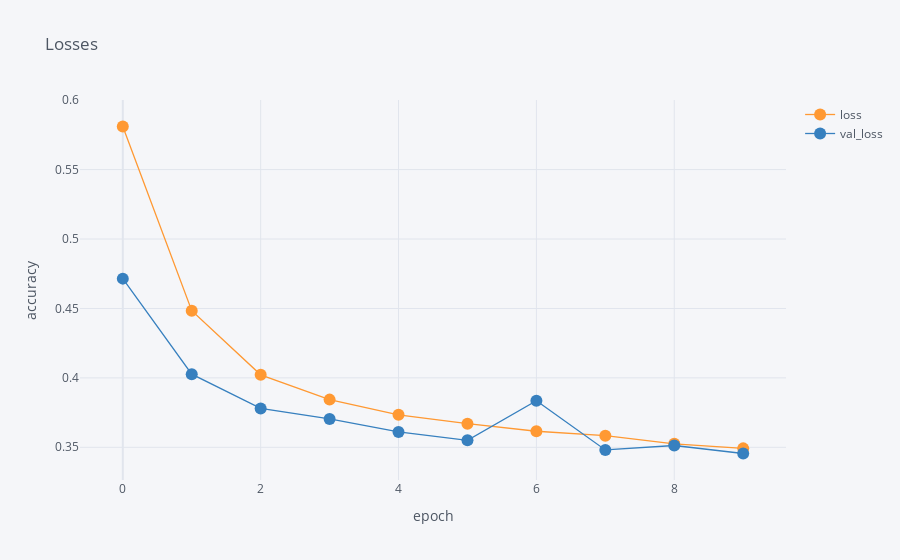

Write notebook code for a chart like this one.
### Code cell
df[['epoch', 'loss', 'val_loss']].iplot(
    x='epoch',
    mode='lines+markers',
    xTitle='epoch',
    yTitle='accuracy', 
    title='Losses'
)

### Figure 1 — Plotly figure (JSON) as saved in the notebook; plotly's stock layout.template omitted (floating-point values rounded to 4 significant figures)
{"data": [{"line": {"color": "rgba(255, 153, 51, 1.0)", "dash": "solid", "shape": "linear", "width": 1.3}, "marker": {"size": 12, "symbol": "circle"}, "mode": "lines+markers", "name": "loss", "text": "", "type": "scatter", "x": [0, 1, 2, 3, 4, 5, 6, 7, 8, 9], "y": [0.581, 0.4484, 0.4022, 0.3843, 0.3734, 0.367, 0.3616, 0.3583, 0.3525, 0.3492]}, {"line": {"color": "rgba(55, 128, 191, 1.0)", "dash": "solid", "shape": "linear", "width": 1.3}, "marker": {"size": 12, "symbol": "circle"}, "mode": "lines+markers", "name": "val_loss", "text": "", "type": "scatter", "x": [0, 1, 2, 3, 4, 5, 6, 7, 8, 9], "y": [0.4715, 0.4027, 0.378, 0.3704, 0.3611, 0.355, 0.3835, 0.3481, 0.3513, 0.3455]}], "layout": {"legend": {"bgcolor": "#F5F6F9", "font": {"color": "#4D5663"}}, "paper_bgcolor": "#F5F6F9", "plot_bgcolor": "#F5F6F9", "title": {"font": {"color": "#4D5663"}, "text": "Losses"}, "xaxis": {"gridcolor": "#E1E5ED", "showgrid": true, "tickfont": {"color": "#4D5663"}, "title": {"font": {"color": "#4D5663"}, "text": "epoch"}, "zerolinecolor": "#E1E5ED"}, "yaxis": {"gridcolor": "#E1E5ED", "showgrid": true, "tickfont": {"color": "#4D5663"}, "title": {"font": {"color": "#4D5663"}, "text": "accuracy"}, "zerolinecolor": "#E1E5ED"}}}
